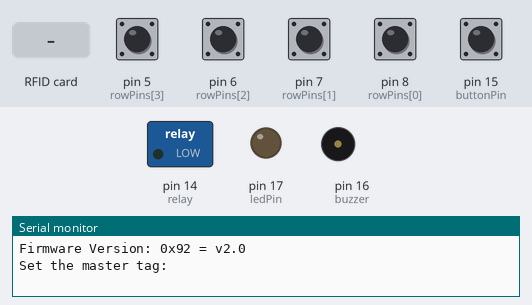
This sketch was run on a simulated Arduino Uno, built with avr-gcc and run on an emulated ATmega328P. Shown: switched loads named in the sketch (green lamp = pin HIGH), output pins drawn as LEDs (lit = HIGH), buzzer (waves = sounding, pin HIGH), the last lines printed to the serial monitor. Inputs (shaded band) come from the test bench; at power-on: pin 5 (rowPins[3]), pin 6 (rowPins[2]), pin 7 (rowPins[1]), pin 8 (rowPins[0]) HIGH, pin 15 (buttonPin) LOW. Pins used as bus, display or sensor lines are not drawn.

Above: at 0.8 s.
0.9 s: RFID card D1 F1 22 2D held to the reader
At 1.7 s:
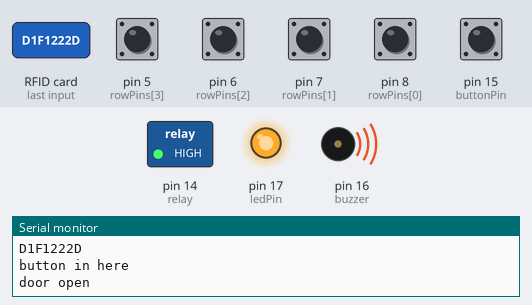
3.9 s: pin 5 (rowPins[3]) pulled LOW for 0.15 s
At 4.9 s:
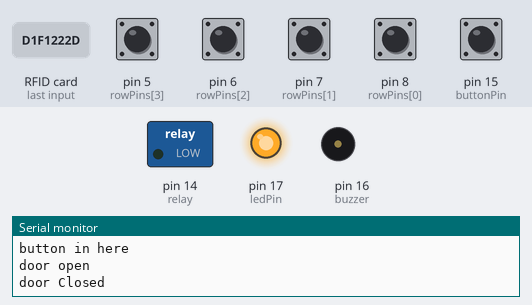
5.5 s: pin 5 (rowPins[3]) pulsed LOW 5 times (0.12 s each, 0.3 s apart)
At 10.7 s:
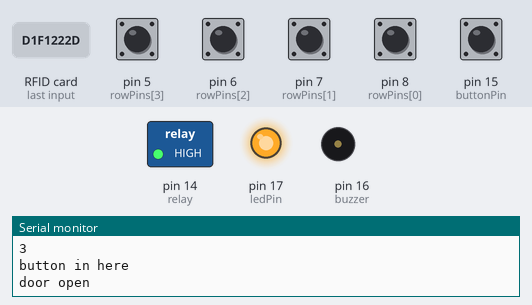
Timing chart, 0 to 14.0 s (numbered marks = the images above; inputs shaded):
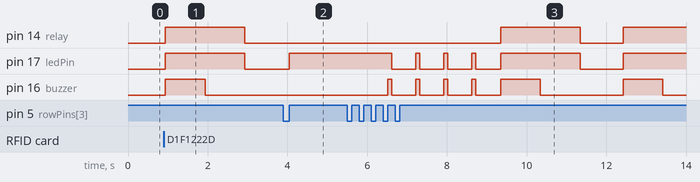

Measured:
- after the input at 0.9 s, pin 14 (relay), pin 17 (ledPin): LOW → HIGH at once, → LOW 2.0 s later; pin 16 (buzzer): LOW → HIGH at once, → LOW 1.0 s later
- after the input at 3.9 s, pin 14 (relay), pin 16 (buzzer): stays LOW (without the input it goes to HIGH after 0.11 s)
- after the input at 5.5 s, pin 14 (relay): LOW → HIGH after 3.8 s, → LOW 2.0 s later, → HIGH 1.1 s later; pin 17 (ledPin): goes 3 × (LOW 0.60 s, HIGH 0.10 s), LOW 0.63 s, HIGH 2.0 s, LOW 1.1 s, then HIGH, starting after 1.1 s; pin 16 (buzzer): goes 4 × (HIGH 0.10 s, LOW 0.60 s), HIGH 1.0 s, LOW 2.1 s, HIGH 1.0 s, then LOW, starting after 1.0 s

The sketch:

numpad.ino
```cpp
/* ***********************************************************
 *                         Libraries                         *
 * ********************************************************* */
#include <SPI.h>
#include <MFRC522.h>

/* ***********************************************************
 *                      Global Constants                     *
 *                    Hardware Definitions                   *
 * ********************************************************* */
 /* Typical pin layout used:
 * -----------------------------------------------------------------------------------------
 *             MFRC522      Arduino       Arduino   Arduino    Arduino          Arduino
 *             Reader/PCD   Uno           Mega      Nano v3    Leonardo/Micro   Pro Micro
 * Signal      Pin          Pin           Pin       Pin        Pin              Pin
 * -----------------------------------------------------------------------------------------
 * RST/Reset   RST          9             5         D9         RESET/ICSP-5     RST
 * SPI SS      SDA(SS)      10            53        D10        10               10
 * SPI MOSI    MOSI         11 / ICSP-4   51        D11        ICSP-4           16
 * SPI MISO    MISO         12 / ICSP-1   50        D12        ICSP-1           14
 * SPI SCK     SCK          13 / ICSP-3   52        D13        ICSP-3           15
 */
/* ***********************************************************
 *                      Global Variables                     *
 * ********************************************************* */
const char rows = 4;
const char cols = 3;
const int relay=14;
const int buttonPin=15;
const int buzzer=16;
const int ledPin=17;
int buttonRead;
const int PasswordLength = 4;
String MasterPassword ="0304";
String correctPassword[100];
int key_count=0;
int key_index;


const char keys[rows][cols] = {
              {'1','2','3'},
               {'4','5','6'},
               {'7','8','9'},
               {'*','0','#'}
               };

char rowPins[rows] = {8, 7, 6, 5};
char colPins[cols] = {4, 3, 2};

bool stats;
char* ValidTags[12] = {};
String ReadTag = "";
int Tagindex;
int Tagcount=0;
const byte rstPin = 9;
const byte ssPin = 10;
MFRC522 Rfid(ssPin, rstPin);


void setup () {
     Serial.begin(9600);
     SPI.begin();
     pinMode(buttonPin, INPUT);
     pinMode(relay,OUTPUT);
     pinMode(ledPin,OUTPUT);
     pinMode(buzzer,OUTPUT);
     for(char r = 0; r < rows; r++){
           pinMode(rowPins[r], INPUT);    //set the row pins as input
           digitalWrite(rowPins[r], HIGH);    //turn on the pullups
     }

     for(char c = 0; c < cols; c++){
           pinMode(colPins[c], OUTPUT);   //set the column pins as output
     }

  Rfid.PCD_Init();
  Rfid.PCD_DumpVersionToSerial();
  Serial.println("Set the master tag:");

  while (!Rfid.PICC_IsNewCardPresent()) {}
  Rfid.PICC_ReadCardSerial();
  get_tag_id();
  ReadTag="D1F1222D";
  ValidTags[Tagcount] = strdup(ReadTag.c_str());
  Tagcount++;

}


void loop() {
      bool state=false;
      String key="A";
      buttonRead=digitalRead(buttonPin);
      if(button_press()=='*'){
      digitalWrite(ledPin,HIGH);
      key = get_key();
      state=prog_state(key);
      digitalWrite(ledPin,LOW);
      }
      if(state==true){
        key="A";
        while(key=="A"){key=get_key();}
        Serial.println("adding key:"+key);
        add_key(key);
        }
      bool door=check_key(key);

        if(door==true){

        open_door(door);
        }
  if (Rfid.PICC_IsNewCardPresent()) {
    if (Rfid.PICC_ReadCardSerial()) {
      get_tag_id();
      stats = check_tag_id();
      if (!stats) {
        if(ReadTag == ValidTags[0]) {
          add_rem_tags();
          return;
        }
      }
      open_door(stats);
    } else {
      return;
    }
  }

        if(buttonRead==0){
           Serial.println("button in here");
           open_door(true);
        }
      delay(1000);
}

bool check_key(String key){
 for(int i=0;i<100;i++){

  if(key==correctPassword[i]){
    return true;
      }else if(key=="A"){
        return false;}
        }
  int m=0;
  while(m<4){
  Serial.println(key);
  digitalWrite(buzzer,HIGH);
  digitalWrite(ledPin,HIGH);
  delay(100);
  digitalWrite(buzzer,LOW);
  digitalWrite(ledPin,LOW);
  delay(600);
  Serial.println(m);
  m++;
  }
  }
void open_door(bool val){
  if(val==true){
    Serial.println("door open");
    digitalWrite(relay,HIGH);
    digitalWrite(buzzer,HIGH);
    digitalWrite(ledPin,HIGH);
    delay(1000);
    digitalWrite(buzzer,LOW);
    delay(1000);
    digitalWrite(ledPin,LOW);
    digitalWrite(relay,LOW);
    Serial.println("door Closed");
    delay(50);
    }
  }

String get_key(){
      int t=0;
      String k;
      while(t<PasswordLength){
        for(char c = 0; c < cols; c++){
          digitalWrite(colPins[c], LOW);
           for(char r = 0; r < rows; r++){
              if(digitalRead(rowPins[r]) == LOW){
              delay(50);    //20ms debounce time
              while(digitalRead(rowPins[r])== LOW);
              k = k+keys[r][c];
              t++;
              }
           }
   digitalWrite(colPins[c], HIGH);
      }
      }
      return k;
}
char button_press(){
      char k = 0;

      for(char c = 0; c < cols; c++){
        digitalWrite(colPins[c], LOW);
         for(char r = 0; r < rows; r++){
            if(digitalRead(rowPins[r]) == LOW){
            delay(20);    //20ms debounce time
            while(digitalRead(rowPins[r])== LOW);
            k = keys[r][c];
            }
         }
   digitalWrite(colPins[c], HIGH);
      }
      return k;
}

bool prog_state(String key){
  bool prog_mode1;
    if (key == MasterPassword){
      prog_mode1=true;
    }
    else{
      prog_mode1=false;
      }
  return prog_mode1;
    }

void add_key(String key){
  if(key!=MasterPassword){
  for(int i=0;i<100;i++){
    if(key==correctPassword[i]){key_index=i;}
    }
  if(key_index==0){
    correctPassword[key_count]=key;
    key_count++;
    Serial.println("added:"+key);
    }

  }else{
    Serial.println("Cannot add master pasword to valid pass");
    }
}

bool check_tag_id() {
  for (int i = 1; i < 12; i++) {
    if (ReadTag == ValidTags[i]) {
      return true;
    }
  }
  return false;
}

void get_tag_id() {
  ReadTag = "";
  for (byte i = 0; i < Rfid.uid.size; i++) {
    ReadTag.concat(String(Rfid.uid.uidByte[i], HEX));
  }
  ReadTag.toUpperCase();
  Rfid.PICC_HaltA();
  Serial.println(ReadTag);
}


void add_rem_tags() {
    ReadTag ="";
    Tagindex = 0;
    while (!Rfid.PICC_IsNewCardPresent()) {digitalWrite(ledPin,HIGH);}
      digitalWrite(ledPin,LOW);
      Rfid.PICC_ReadCardSerial();
      get_tag_id();
    for (int e = 1; e < 12; e++) {
      if (ReadTag == ValidTags[e]) {
        Tagindex = e;
      }
    }

    if (Tagindex != 0) {
      ValidTags[Tagindex] =ValidTags[100];
    } else if (ReadTag != ValidTags[0]) {
      ValidTags[Tagcount] = strdup(ReadTag.c_str());
      Tagcount++;
      Serial.println("added this tag: " + ReadTag);
      return;
    } else {
      Serial.println("Cannot add the master tag as a Valid Tag. It's only for adding or removing tags from the valid tags list.");
      return;
    }
}
```
